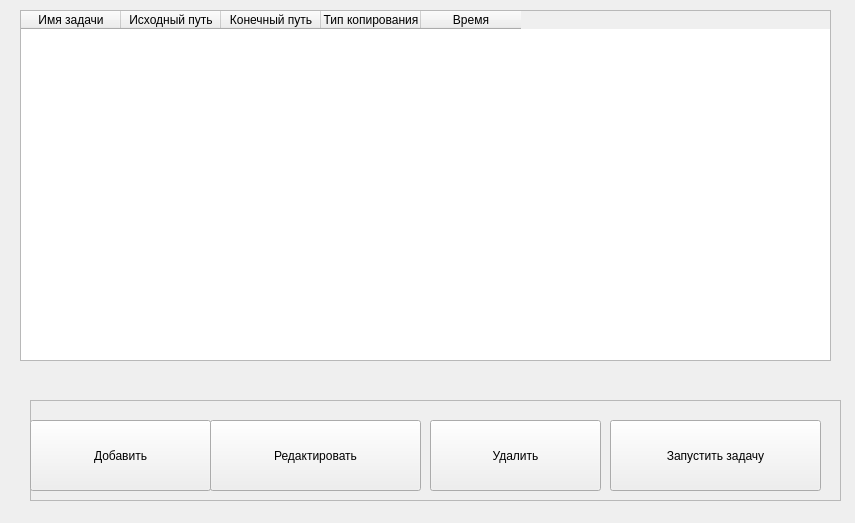
<?xml version="1.0" encoding="UTF-8"?>
<ui version="4.0">
 <class>MainWindow</class>
 <widget class="QMainWindow" name="MainWindow">
  <property name="geometry">
   <rect>
    <x>0</x>
    <y>0</y>
    <width>855</width>
    <height>523</height>
   </rect>
  </property>
  <property name="windowTitle">
   <string>Задачи</string>
  </property>
  <widget class="QWidget" name="centralwidget">
   <widget class="QWidget" name="widget" native="true">
    <property name="geometry">
     <rect>
      <x>10</x>
      <y>0</y>
      <width>841</width>
      <height>511</height>
     </rect>
    </property>
    <widget class="QTableWidget" name="taskTable">
     <property name="geometry">
      <rect>
       <x>10</x>
       <y>10</y>
       <width>811</width>
       <height>351</height>
      </rect>
     </property>
     <column>
      <property name="text">
       <string>Имя задачи</string>
      </property>
     </column>
     <column>
      <property name="text">
       <string>Исходный путь</string>
      </property>
     </column>
     <column>
      <property name="text">
       <string>Конечный путь</string>
      </property>
     </column>
     <column>
      <property name="text">
       <string>Тип копирования</string>
      </property>
     </column>
     <column>
      <property name="text">
       <string>Время</string>
      </property>
     </column>
    </widget>
    <widget class="QFrame" name="frame">
     <property name="geometry">
      <rect>
       <x>20</x>
       <y>400</y>
       <width>811</width>
       <height>101</height>
      </rect>
     </property>
     <property name="frameShape">
      <enum>QFrame::StyledPanel</enum>
     </property>
     <property name="frameShadow">
      <enum>QFrame::Raised</enum>
     </property>
     <widget class="QPushButton" name="addButton">
      <property name="geometry">
       <rect>
        <x>0</x>
        <y>20</y>
        <width>181</width>
        <height>71</height>
       </rect>
      </property>
      <property name="text">
       <string>Добавить</string>
      </property>
     </widget>
     <widget class="QPushButton" name="editButton">
      <property name="geometry">
       <rect>
        <x>180</x>
        <y>20</y>
        <width>211</width>
        <height>71</height>
       </rect>
      </property>
      <property name="text">
       <string>Редактировать</string>
      </property>
     </widget>
     <widget class="QPushButton" name="deleteButton">
      <property name="geometry">
       <rect>
        <x>400</x>
        <y>20</y>
        <width>171</width>
        <height>71</height>
       </rect>
      </property>
      <property name="text">
       <string>Удалить</string>
      </property>
     </widget>
     <widget class="QPushButton" name="startButton">
      <property name="geometry">
       <rect>
        <x>580</x>
        <y>20</y>
        <width>211</width>
        <height>71</height>
       </rect>
      </property>
      <property name="text">
       <string>Запустить задачу</string>
      </property>
     </widget>
    </widget>
   </widget>
  </widget>
 </widget>
 <resources/>
 <connections/>
</ui>
